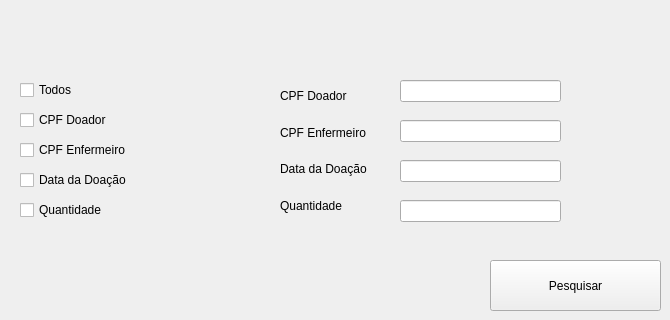
      <widget class="QWidget" name="tr_sales_tab_3">
       <attribute name="title">
        <string>Pesquisar</string>
       </attribute>
       <widget class="QCheckBox" name="checkbox_todos_doacao">
        <property name="geometry">
         <rect>
          <x>20</x>
          <y>80</y>
          <width>81</width>
          <height>20</height>
         </rect>
        </property>
        <property name="text">
         <string>Todos</string>
        </property>
       </widget>
       <widget class="QLineEdit" name="pesquisa_data_doacao">
        <property name="geometry">
         <rect>
          <x>400</x>
          <y>160</y>
          <width>161</width>
          <height>22</height>
         </rect>
        </property>
       </widget>
       <widget class="QPushButton" name="botao_pesquisar_doacao">
        <property name="geometry">
         <rect>
          <x>490</x>
          <y>260</y>
          <width>171</width>
          <height>51</height>
         </rect>
        </property>
        <property name="text">
         <string>Pesquisar</string>
        </property>
       </widget>
       <widget class="QLineEdit" name="pesquisa_cpf_doador_doacao">
        <property name="geometry">
         <rect>
          <x>400</x>
          <y>80</y>
          <width>161</width>
          <height>22</height>
         </rect>
        </property>
       </widget>
       <widget class="QLineEdit" name="pesquisa_cpf_enfermeiro_doacao">
        <property name="geometry">
         <rect>
          <x>400</x>
          <y>120</y>
          <width>161</width>
          <height>22</height>
         </rect>
        </property>
       </widget>
       <widget class="QCheckBox" name="checkbox_cpf_doador_doacao">
        <property name="geometry">
         <rect>
          <x>20</x>
          <y>110</y>
          <width>101</width>
          <height>20</height>
         </rect>
        </property>
        <property name="text">
         <string>CPF Doador</string>
        </property>
       </widget>
       <widget class="QCheckBox" name="checkbox_data_doacao">
        <property name="geometry">
         <rect>
          <x>20</x>
          <y>170</y>
          <width>141</width>
          <height>20</height>
         </rect>
        </property>
        <property name="text">
         <string>Data da Doação</string>
        </property>
       </widget>
       <widget class="QLineEdit" name="pesquisa_quantidade_doacao">
        <property name="geometry">
         <rect>
          <x>400</x>
          <y>200</y>
          <width>161</width>
          <height>22</height>
         </rect>
        </property>
       </widget>
       <widget class="QCheckBox" name="checkbox_cpf_enfermeiro_doacao">
        <property name="geometry">
         <rect>
          <x>20</x>
          <y>140</y>
          <width>121</width>
          <height>20</height>
         </rect>
        </property>
        <property name="text">
         <string>CPF Enfermeiro</string>
        </property>
       </widget>
       <widget class="QCheckBox" name="checkbox_quantidade_doacao">
        <property name="geometry">
         <rect>
          <x>20</x>
          <y>200</y>
          <width>141</width>
          <height>20</height>
         </rect>
        </property>
        <property name="text">
         <string>Quantidade</string>
        </property>
       </widget>
       <widget class="QWidget" name="layoutWidget">
        <property name="geometry">
         <rect>
          <x>280</x>
          <y>80</y>
          <width>99</width>
          <height>141</height>
         </rect>
        </property>
        <layout class="QVBoxLayout" name="verticalLayout_3">
         <item>
          <widget class="QLabel" name="label_clients_name_34">
           <property name="text">
            <string>CPF Doador</string>
           </property>
          </widget>
         </item>
         <item>
          <widget class="QLabel" name="label_clients_name_36">
           <property name="text">
            <string>CPF Enfermeiro</string>
           </property>
          </widget>
         </item>
         <item>
          <widget class="QLabel" name="label_clients_name_31">
           <property name="text">
            <string>Data da Doação</string>
           </property>
          </widget>
         </item>
         <item>
          <widget class="QLabel" name="label_clients_name_33">
           <property name="text">
            <string>Quantidade</string>
           </property>
          </widget>
         </item>
        </layout>
       </widget>
      </widget>
